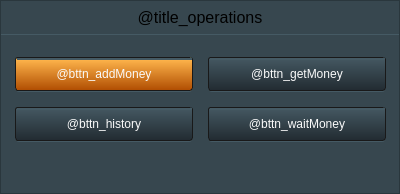
    <widget class="QFrame" name="page_operations">
     <property name="geometry">
      <rect>
       <x>400</x>
       <y>0</y>
       <width>400</width>
       <height>194</height>
      </rect>
     </property>
     <property name="minimumSize">
      <size>
       <width>400</width>
       <height>194</height>
      </size>
     </property>
     <property name="maximumSize">
      <size>
       <width>400</width>
       <height>194</height>
      </size>
     </property>
     <property name="styleSheet">
      <string notr="true">.QFrame {
    background-color: #37474f;
    border-left: 1px solid #455a64;
    border-bottom: 1px solid #191919;
border-bottom-left-radius: 0xp 1px;
}</string>
     </property>
     <property name="frameShape">
      <enum>QFrame::StyledPanel</enum>
     </property>
     <property name="frameShadow">
      <enum>QFrame::Raised</enum>
     </property>
     <layout class="QVBoxLayout" name="verticalLayout_4" stretch="0,1">
      <property name="spacing">
       <number>0</number>
      </property>
      <property name="leftMargin">
       <number>0</number>
      </property>
      <property name="topMargin">
       <number>0</number>
      </property>
      <property name="rightMargin">
       <number>0</number>
      </property>
      <property name="bottomMargin">
       <number>0</number>
      </property>
      <item>
       <widget class="QLabel" name="title_operations">
        <property name="minimumSize">
         <size>
          <width>0</width>
          <height>33</height>
         </size>
        </property>
        <property name="maximumSize">
         <size>
          <width>16777215</width>
          <height>33</height>
         </size>
        </property>
        <property name="styleSheet">
         <string notr="true">font-size: 16px;</string>
        </property>
        <property name="text">
         <string>@title_operations</string>
        </property>
        <property name="alignment">
         <set>Qt::AlignCenter</set>
        </property>
       </widget>
      </item>
      <item>
       <widget class="QWidget" name="content_operations" native="true">
        <property name="styleSheet">
         <string notr="true">.QWidget {
    background: transparent;
    border-top: 1px solid #455a64;
}

QLabel {
    background: transparent;
border: none;
font: 14px &quot;Open Sans&quot;;
color: #b0bec5;
}</string>
        </property>
        <layout class="QGridLayout" name="gridLayout" rowstretch="0,1" columnstretch="0,1">
         <property name="leftMargin">
          <number>14</number>
         </property>
         <property name="topMargin">
          <number>23</number>
         </property>
         <property name="rightMargin">
          <number>0</number>
         </property>
         <property name="bottomMargin">
          <number>50</number>
         </property>
         <property name="spacing">
          <number>15</number>
         </property>
         <item row="0" column="1" alignment="Qt::AlignLeft|Qt::AlignTop">
          <widget class="QWidget" name="container_bttn_getMoney" native="true">
           <property name="styleSheet">
            <string notr="true">.QWidget {
    background-color: #455a64;
    border-radius: 4px;
}
QAbstractButton {
    border: 1px solid #191919;
border-radius: 3px;
font: 14px &quot;Open Sans Semibold&quot;;
color: #fafafa;
}</string>
           </property>
           <layout class="QVBoxLayout" name="verticalLayout_7">
            <property name="spacing">
             <number>0</number>
            </property>
            <property name="leftMargin">
             <number>0</number>
            </property>
            <property name="topMargin">
             <number>0</number>
            </property>
            <property name="rightMargin">
             <number>0</number>
            </property>
            <property name="bottomMargin">
             <number>1</number>
            </property>
            <item>
             <widget class="QPushButton" name="bttn_getMoney">
              <property name="minimumSize">
               <size>
                <width>178</width>
                <height>34</height>
               </size>
              </property>
              <property name="maximumSize">
               <size>
                <width>178</width>
                <height>34</height>
               </size>
              </property>
              <property name="cursor">
               <cursorShape>PointingHandCursor</cursorShape>
              </property>
              <property name="toolTip">
               <string>@Tooltip_Cashier_Withdraw_88</string>
              </property>
              <property name="styleSheet">
               <string notr="true">QPushButton{
background-color: qlineargradient(spread:pad, x1:0, y1:1, x2:0, y2:0, stop:0 rgba(34, 43, 49, 255), stop:1 rgba(69, 89, 99, 255));
}

QPushButton:hover {
background-color: qlineargradient(spread:pad, x1:0, y1:1, x2:0, y2:0, stop:0 rgba(38, 93, 98, 255), stop:1 rgba(69, 89, 99, 255));
}

QPushButton:pressed{
	background-color: qlineargradient(spread:reflect, x1:0, y1:0, x2:0, y2:1, stop:0 rgba(1, 1, 1, 255), stop:0.162011 rgba(45, 45, 45, 255), stop:0.49162 rgba(19, 19, 19, 255), stop:1 rgba(37, 37, 37, 255));
}
</string>
              </property>
              <property name="text">
               <string>@bttn_getMoney</string>
              </property>
              <attribute name="buttonGroup">
               <string notr="true">bttnGrp_pages</string>
              </attribute>
              <widget class="EntityWidget" name="solid_2" native="true">
               <property name="geometry">
                <rect>
                 <x>2</x>
                 <y>1</y>
                 <width>175</width>
                 <height>2</height>
                </rect>
               </property>
               <property name="minimumSize">
                <size>
                 <width>0</width>
                 <height>2</height>
                </size>
               </property>
               <property name="maximumSize">
                <size>
                 <width>16777215</width>
                 <height>1</height>
                </size>
               </property>
               <property name="backgroundColor" stdset="0">
                <color alpha="242">
                 <red>255</red>
                 <green>255</green>
                 <blue>255</blue>
                </color>
               </property>
              </widget>
             </widget>
            </item>
           </layout>
          </widget>
         </item>
         <item row="1" column="0" alignment="Qt::AlignLeft|Qt::AlignTop">
          <widget class="QWidget" name="container_bttn_history" native="true">
           <property name="styleSheet">
            <string notr="true">.QWidget {
    background-color: #455a64;
    border-radius: 4px;
}
QAbstractButton {
    border: 1px solid #191919;
border-radius: 3px;
font: 14px &quot;Open Sans Semibold&quot;;
color: #fafafa;
}</string>
           </property>
           <layout class="QVBoxLayout" name="verticalLayout_8">
            <property name="spacing">
             <number>0</number>
            </property>
            <property name="leftMargin">
             <number>0</number>
            </property>
            <property name="topMargin">
             <number>0</number>
            </property>
            <property name="rightMargin">
             <number>0</number>
            </property>
            <property name="bottomMargin">
             <number>1</number>
            </property>
            <item>
             <widget class="QPushButton" name="bttn_history">
              <property name="minimumSize">
               <size>
                <width>178</width>
                <height>34</height>
               </size>
              </property>
              <property name="maximumSize">
               <size>
                <width>178</width>
                <height>34</height>
               </size>
              </property>
              <property name="cursor">
               <cursorShape>PointingHandCursor</cursorShape>
              </property>
              <property name="toolTip">
               <string>@Tooltip_Cashier_History_87</string>
              </property>
              <property name="styleSheet">
               <string notr="true">QPushButton{
background-color: qlineargradient(spread:pad, x1:0, y1:1, x2:0, y2:0, stop:0 rgba(34, 43, 49, 255), stop:1 rgba(69, 89, 99, 255));
}

QPushButton:hover {
background-color: qlineargradient(spread:pad, x1:0, y1:1, x2:0, y2:0, stop:0 rgba(38, 93, 98, 255), stop:1 rgba(69, 89, 99, 255));
}

QPushButton:pressed{
	background-color: qlineargradient(spread:reflect, x1:0, y1:0, x2:0, y2:1, stop:0 rgba(1, 1, 1, 255), stop:0.162011 rgba(45, 45, 45, 255), stop:0.49162 rgba(19, 19, 19, 255), stop:1 rgba(37, 37, 37, 255));
}
</string>
              </property>
              <property name="text">
               <string>@bttn_history</string>
              </property>
              <attribute name="buttonGroup">
               <string notr="true">bttnGrp_pages</string>
              </attribute>
              <widget class="EntityWidget" name="solid_3" native="true">
               <property name="geometry">
                <rect>
                 <x>2</x>
                 <y>1</y>
                 <width>175</width>
                 <height>2</height>
                </rect>
               </property>
               <property name="minimumSize">
                <size>
                 <width>0</width>
                 <height>2</height>
                </size>
               </property>
               <property name="maximumSize">
                <size>
                 <width>16777215</width>
                 <height>1</height>
                </size>
               </property>
               <property name="backgroundColor" stdset="0">
                <color alpha="242">
                 <red>255</red>
                 <green>255</green>
                 <blue>255</blue>
                </color>
               </property>
              </widget>
             </widget>
            </item>
           </layout>
          </widget>
         </item>
         <item row="1" column="1" alignment="Qt::AlignLeft|Qt::AlignTop">
          <widget class="QWidget" name="container_bttn_waitMoney" native="true">
           <property name="styleSheet">
            <string notr="true">.QWidget {
    background-color: #455a64;
    border-radius: 4px;
}
QAbstractButton {
    border: 1px solid #191919;
border-radius: 3px;
font: 14px &quot;Open Sans Semibold&quot;;
color: #fafafa;
}</string>
           </property>
           <layout class="QVBoxLayout" name="verticalLayout_9">
            <property name="spacing">
             <number>0</number>
            </property>
            <property name="leftMargin">
             <number>0</number>
            </property>
            <property name="topMargin">
             <number>0</number>
            </property>
            <property name="rightMargin">
             <number>0</number>
            </property>
            <property name="bottomMargin">
             <number>1</number>
            </property>
            <item>
             <widget class="QPushButton" name="bttn_pendingWithdrawal">
              <property name="minimumSize">
               <size>
                <width>178</width>
                <height>34</height>
               </size>
              </property>
              <property name="maximumSize">
               <size>
                <width>178</width>
                <height>34</height>
               </size>
              </property>
              <property name="cursor">
               <cursorShape>PointingHandCursor</cursorShape>
              </property>
              <property name="toolTip">
               <string>@Tooltip_Cashier_Pending_89</string>
              </property>
              <property name="styleSheet">
               <string notr="true">QPushButton{
background-color: qlineargradient(spread:pad, x1:0, y1:1, x2:0, y2:0, stop:0 rgba(34, 43, 49, 255), stop:1 rgba(69, 89, 99, 255));
}

QPushButton:hover {
background-color: qlineargradient(spread:pad, x1:0, y1:1, x2:0, y2:0, stop:0 rgba(38, 93, 98, 255), stop:1 rgba(69, 89, 99, 255));
}

QPushButton:pressed{
	background-color: qlineargradient(spread:reflect, x1:0, y1:0, x2:0, y2:1, stop:0 rgba(1, 1, 1, 255), stop:0.162011 rgba(45, 45, 45, 255), stop:0.49162 rgba(19, 19, 19, 255), stop:1 rgba(37, 37, 37, 255));
}
</string>
              </property>
              <property name="text">
               <string>@bttn_waitMoney</string>
              </property>
              <attribute name="buttonGroup">
               <string notr="true">bttnGrp_pages</string>
              </attribute>
              <widget class="EntityWidget" name="solid_4" native="true">
               <property name="geometry">
                <rect>
                 <x>2</x>
                 <y>1</y>
                 <width>175</width>
                 <height>2</height>
                </rect>
               </property>
               <property name="minimumSize">
                <size>
                 <width>0</width>
                 <height>2</height>
                </size>
               </property>
               <property name="maximumSize">
                <size>
                 <width>16777215</width>
                 <height>1</height>
                </size>
               </property>
               <property name="backgroundColor" stdset="0">
                <color alpha="242">
                 <red>255</red>
                 <green>255</green>
                 <blue>255</blue>
                </color>
               </property>
              </widget>
             </widget>
            </item>
           </layout>
          </widget>
         </item>
         <item row="0" column="0" alignment="Qt::AlignLeft|Qt::AlignTop">
          <widget class="QWidget" name="container_bttn_addMoney" native="true">
           <property name="styleSheet">
            <string notr="true">.QWidget {
    background-color: #455a64;
    border-radius: 4px;
}
QAbstractButton {
    border: 1px solid #191919;
border-radius: 3px;
font: 14px &quot;Open Sans Semibold&quot;;
color: #fafafa;
}</string>
           </property>
           <layout class="QVBoxLayout" name="verticalLayout_5">
            <property name="spacing">
             <number>0</number>
            </property>
            <property name="leftMargin">
             <number>0</number>
            </property>
            <property name="topMargin">
             <number>0</number>
            </property>
            <property name="rightMargin">
             <number>0</number>
            </property>
            <property name="bottomMargin">
             <number>1</number>
            </property>
            <item>
             <widget class="QPushButton" name="bttn_addMoney">
              <property name="minimumSize">
               <size>
                <width>178</width>
                <height>34</height>
               </size>
              </property>
              <property name="maximumSize">
               <size>
                <width>178</width>
                <height>34</height>
               </size>
              </property>
              <property name="cursor">
               <cursorShape>PointingHandCursor</cursorShape>
              </property>
              <property name="toolTip">
               <string>@Tooltip_Cashier_Deposit_86</string>
              </property>
              <property name="styleSheet">
               <string notr="true">QPushButton{
	background-color: qlineargradient(spread:pad, x1:0, y1:1, x2:0, y2:0, stop:0 rgba(176, 77, 1, 255), stop:0.95 rgba(254, 181, 76, 255), stop:1 rgba(255, 248, 146, 255));
}

QPushButton:hover {
	background-color: qlineargradient(spread:pad, x1:0, y1:1, x2:0, y2:0, stop:0 rgba(236, 147, 111, 255), stop:0.95 rgba(254, 181, 76, 255), stop:1 rgba(255, 248, 146, 255));
}

QPushButton:pressed{
	background-color: qlineargradient(spread:reflect, x1:0, y1:0, x2:0, y2:1, stop:0 rgba(1, 1, 1, 255), stop:0.162011 rgba(45, 45, 45, 255), stop:0.49162 rgba(19, 19, 19, 255), stop:1 rgba(37, 37, 37, 255));
}
</string>
              </property>
              <property name="text">
               <string>@bttn_addMoney</string>
              </property>
              <attribute name="buttonGroup">
               <string notr="true">bttnGrp_pages</string>
              </attribute>
              <widget class="EntityWidget" name="solid" native="true">
               <property name="geometry">
                <rect>
                 <x>2</x>
                 <y>1</y>
                 <width>175</width>
                 <height>2</height>
                </rect>
               </property>
               <property name="minimumSize">
                <size>
                 <width>0</width>
                 <height>2</height>
                </size>
               </property>
               <property name="maximumSize">
                <size>
                 <width>16777215</width>
                 <height>1</height>
                </size>
               </property>
               <property name="backgroundColor" stdset="0">
                <color alpha="242">
                 <red>255</red>
                 <green>255</green>
                 <blue>255</blue>
                </color>
               </property>
              </widget>
             </widget>
            </item>
           </layout>
          </widget>
         </item>
        </layout>
       </widget>
      </item>
     </layout>
    </widget>
